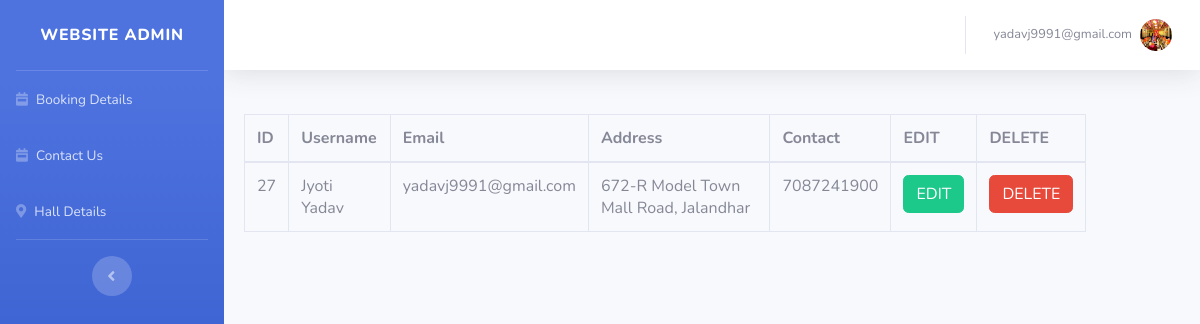
/admin/register.php (signed in), run on the app's committed database.
### tables this page shows
CREATE TABLE `registration_form` (
  `user_id` int(100) NOT NULL,
  `username` varchar(50) NOT NULL,
  `email` varchar(50) NOT NULL,
  `password` varchar(50) NOT NULL,
  `address` text NOT NULL,
  `phoneno` varchar(13) NOT NULL,
  `created` datetime NOT NULL,
  `status` enum('active','deactive') NOT NULL
);

### admin/register.php (the view, shortened to what this page needs)
<?php
include('includes/header.php');
include('includes/navbar.php');
?>
<div class="card-body">
	<div class="table-responsive" style="width:90%">
	<?php
        $connection = mysqli_connect("localhost","root","","heritage_venue");
	$query="SELECT * FROM registration_form";
	$run=mysqli_query($connection,$query);
        ?>
		<table class="table table-bordered" width="100%" cellspacing="0">
			<thead>
				<tr>
				<th>ID</th>
				<th>Username</th>
				<th>Email</th>
				<th>Address</th>
				<th>Contact</th>
				<th>EDIT</th>
				<th>DELETE</th>
               </tr>
               </thead>
               	<tbody>
               	<?php
                        while($row = mysqli_fetch_assoc($run))
                        {
                           ?>
               		<tr>
               			<td><?php echo $row['user_id'];?></td>
               			<td><?php echo $row['username'];?></td>
               			<td><?php echo $row['email'];?></td>
               			<td><?php echo $row['address'];?></td>
               			<td><?php echo $row['phoneno'];?></td>
               			<td>
                                  <button  class="btn btn-success"><a style="color:white" href="registration_main.php?id=<?php echo $row ['user_id'];?>">EDIT</a></button>
               			       </td>
               			<td>
               			      <button  class="btn btn-danger"><a  style="color:white" href="delete.php?id=<?php echo $row ['user_id'];?>">DELETE</a></button>
               			</td>
               		</tr>
               		 <?php
                    }
                    ?>
               	</tbody>
               </table>
           </div>
       </div>
   </div>
</div>
<?php include('includes/scripts.php');
include('includes/footer.php');?>

### data on the page
registration_form: user_id "27", username "Jyoti Yadav", email "yadavj9991@gmail.com", address "672-R Model Town Mall Road, Jalandhar", phoneno "7087241900"

### other printed values
$_SESSION['email'] "yadavj9991@gmail.com"
